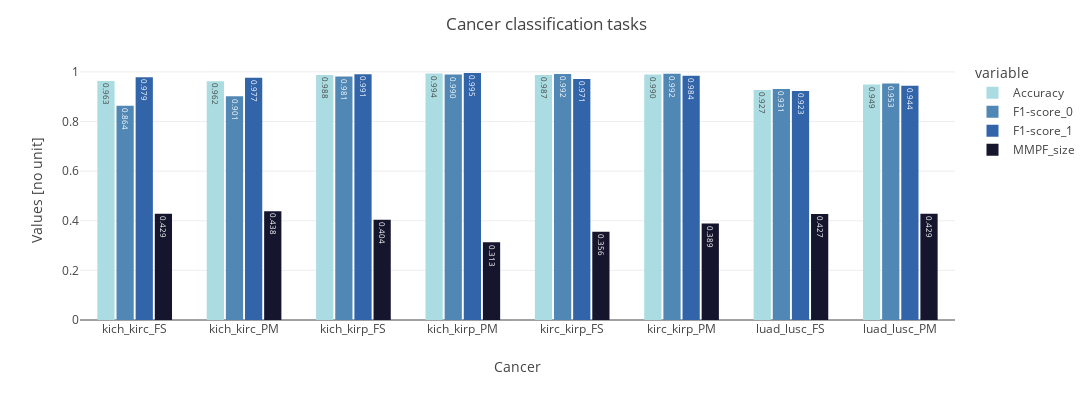

Source (notebook cell):
### Markdown cell above
# Foulds
***

### Code cell
def check_results_foulds(task : str, 
                           cancer : str, 
                           lambda_ : float,
                           pt_method : str,
                           df : pd.DataFrame,
                           set_ : str, ID : int):
    # Initialization
    sub_dict = {'task' : [task], 'cancer' : [cancer], 'lambda_' : [lambda_], 'pt_method' : [pt_method]}
    
    # Extract the results pkl files
    preds_path = f'results/preds/run_{ID}/add_protected_atts_1/Foulds'
    results = pd.read_pickle(preds_path + f'/{task}/{cancer}/lambda_{lambda_}/{pt_method}/best_results.pkl')
    
    # Compute the metrics
    # Accuracy 
    sub_dict['Accuracy'] = tm.classification.BinaryAccuracy()(torch.Tensor(results.pred), torch.Tensor(results.label)).item()
    
    # F1-score
    # sub_dict['F1-score'] = tm.classification.BinaryF1Score()(torch.Tensor(results.pred), torch.Tensor(results.label)).item()
    f1_scores = tm.classification.MulticlassF1Score(num_classes = 2, average = None)(torch.Tensor(results.pred), torch.Tensor(results.label))
    sub_dict['F1-score_0'] = f1_scores[0].item()
    sub_dict['F1-score_1'] = f1_scores[1].item()
    
    # MMPF_size
    mmpf_metrics = compute_pareto_metrics(results, protected_atts)
    sub_dict['MMPF_size'] = [mmpf_metrics[f'{set_}MMPF_size_set_2']]
    
    # Return the updated data frame
    if df.empty: df = pd.DataFrame(data = sub_dict)
    else: df = pd.concat([df, pd.DataFrame(data = sub_dict)])
    return df


def select_hyper(df_foulds):
    # Initialization
    df_foulds.reset_index(inplace = True, drop = True)
    cols = ['task', 'cancer', 'Accuracy', 'F1-score_0', 'F1-score_1', 'MMPF_size']
    df_foulds_best = pd.DataFrame(columns = cols)

    # Loop on the combinations for baseline
    for comb in COMBS_BASELINE[2:10]:
        
        # Extract combinations
        task = comb[0]
        cancer = comb[1]
        cond = (df_foulds.task == task) & (df_foulds.cancer == cancer)
        
        # Get the metrics from the models with the best hyperparameters
        # Get hyperparameters
        best_idx = df_foulds[cond].MMPF_size.argmin()
        sub_dict = {'task' : [task], 'cancer' : [cancer]}
        sub_dict['Accuracy'] = df_foulds[cond].iloc[best_idx]['Accuracy']
        sub_dict['F1-score_0'] = df_foulds[cond].iloc[best_idx]['F1-score_0']
        sub_dict['F1-score_1'] = df_foulds[cond].iloc[best_idx]['F1-score_1']
        sub_dict['MMPF_size'] = df_foulds[cond].iloc[best_idx]['MMPF_size']
        
        # Update the dataframe
        if df_foulds_best.empty: df_foulds_best = pd.DataFrame(data = sub_dict)
        else: df_foulds_best = pd.concat([df_foulds_best, pd.DataFrame(data = sub_dict)])
    
    return df_foulds_best


# Initialization
cols = ['task', 'cancer', 'Accuracy', 'F1-score_0', 'F1-score_1', 'MMPF_size']
df_foulds_100 = pd.DataFrame(columns = cols)
df_foulds_1000 = pd.DataFrame(columns = cols)
df_foulds_100_test = pd.DataFrame(columns = cols)
df_foulds_1000_test = pd.DataFrame(columns = cols)

# Loop on the combinations for baseline
for comb in COMBS_FOULDS[6:30]:
    # Track
    print(comb)
    
    # Extract combinations
    task = comb[0]
    cancer = comb[1]
    l = comb[2]
    pt_method = comb[3]
    
    # Get the metrics
    df_foulds_100 = check_results_foulds(task, cancer, l, pt_method, df_foulds_100, 'val_', 100)
    df_foulds_1000 = check_results_foulds(task, cancer, l, pt_method, df_foulds_1000, 'val_', 1000)
    
    # Get the metrics
    df_foulds_100_test = check_results_foulds(task, cancer, l, pt_method, df_foulds_100_test, 'test_', 100)
    df_foulds_1000_test = check_results_foulds(task, cancer, l, pt_method, df_foulds_1000_test, 'test_', 1000)
    
# Select hyperparameters
df_foulds_100_ = select_hyper(df_foulds_100)
df_foulds_1000_ = select_hyper(df_foulds_1000)
df_foulds_100_test_ = select_hyper(df_foulds_100_test)
df_foulds_1000_test_ = select_hyper(df_foulds_1000_test)

df_f = keep_best(df_foulds_100_, df_foulds_1000_)
df_f_test = select_best_test(df_f, df_foulds_100_test_, df_foulds_1000_test_)
plot_results_others(df_f_test, 'images/results_foulds.eps')

### Figure 1 — Plotly figure (JSON) as saved in the notebook; plotly's stock layout.template omitted (floating-point values rounded to 4 significant figures)
{"data": [{"alignmentgroup": "True", "hovertemplate": "variable=Accuracy<br>cancer=%{x}<br>value=%{y}<extra></extra>", "legendgroup": "Accuracy", "marker": {"color": "rgb(170, 220, 225)", "pattern": {"shape": ""}}, "name": "Accuracy", "offsetgroup": "Accuracy", "orientation": "v", "showlegend": true, "textposition": "auto", "texttemplate": "%{y:.3f}", "type": "bar", "x": ["kich_kirc_FS", "kich_kirc_PM", "kich_kirp_FS", "kich_kirp_PM", "kirc_kirp_FS", "kirc_kirp_PM", "luad_lusc_FS", "luad_lusc_PM"], "xaxis": "x", "y": [0.9632, 0.9623, 0.9877, 0.9937, 0.9873, 0.9897, 0.9273, 0.9488], "yaxis": "y"}, {"alignmentgroup": "True", "hovertemplate": "variable=F1-score_0<br>cancer=%{x}<br>value=%{y}<extra></extra>", "legendgroup": "F1-score_0", "marker": {"color": "rgb(80, 135, 180)", "pattern": {"shape": ""}}, "name": "F1-score_0", "offsetgroup": "F1-score_0", "orientation": "v", "showlegend": true, "textposition": "auto", "texttemplate": "%{y:.3f}", "type": "bar", "x": ["kich_kirc_FS", "kich_kirc_PM", "kich_kirp_FS", "kich_kirp_PM", "kirc_kirp_FS", "kirc_kirp_PM", "luad_lusc_FS", "luad_lusc_PM"], "xaxis": "x", "y": [0.8638, 0.9014, 0.9813, 0.9897, 0.9918, 0.9924, 0.931, 0.9527], "yaxis": "y"}, {"alignmentgroup": "True", "hovertemplate": "variable=F1-score_1<br>cancer=%{x}<br>value=%{y}<extra></extra>", "legendgroup": "F1-score_1", "marker": {"color": "rgb(50, 100, 170)", "pattern": {"shape": ""}}, "name": "F1-score_1", "offsetgroup": "F1-score_1", "orientation": "v", "showlegend": true, "textposition": "auto", "texttemplate": "%{y:.3f}", "type": "bar", "x": ["kich_kirc_FS", "kich_kirc_PM", "kich_kirp_FS", "kich_kirp_PM", "kirc_kirp_FS", "kirc_kirp_PM", "luad_lusc_FS", "luad_lusc_PM"], "xaxis": "x", "y": [0.9787, 0.9767, 0.9908, 0.9954, 0.9713, 0.9841, 0.9232, 0.9441], "yaxis": "y"}, {"alignmentgroup": "True", "hovertemplate": "variable=MMPF_size<br>cancer=%{x}<br>value=%{y}<extra></extra>", "legendgroup": "MMPF_size", "marker": {"color": "rgb(21, 21, 45)", "pattern": {"shape": ""}}, "name": "MMPF_size", "offsetgroup": "MMPF_size", "orientation": "v", "showlegend": true, "textposition": "auto", "texttemplate": "%{y:.3f}", "type": "bar", "x": ["kich_kirc_FS", "kich_kirc_PM", "kich_kirp_FS", "kich_kirp_PM", "kirc_kirp_FS", "kirc_kirp_PM", "luad_lusc_FS", "luad_lusc_PM"], "xaxis": "x", "y": [0.4286, 0.4383, 0.4042, 0.3133, 0.3557, 0.3892, 0.4268, 0.4286], "yaxis": "y"}], "layout": {"bargap": 0.3, "bargroupgap": 0.1, "barmode": "group", "height": 400, "legend": {"title": {"text": "variable"}, "tracegroupgap": 0}, "margin": {"t": 60}, "title": {"text": "Cancer classification tasks"}, "width": 1200, "xaxis": {"anchor": "y", "domain": [0, 1], "title": {"text": "Cancer"}}, "yaxis": {"anchor": "x", "domain": [0, 1], "title": {"text": "Values [no unit]"}}}}
